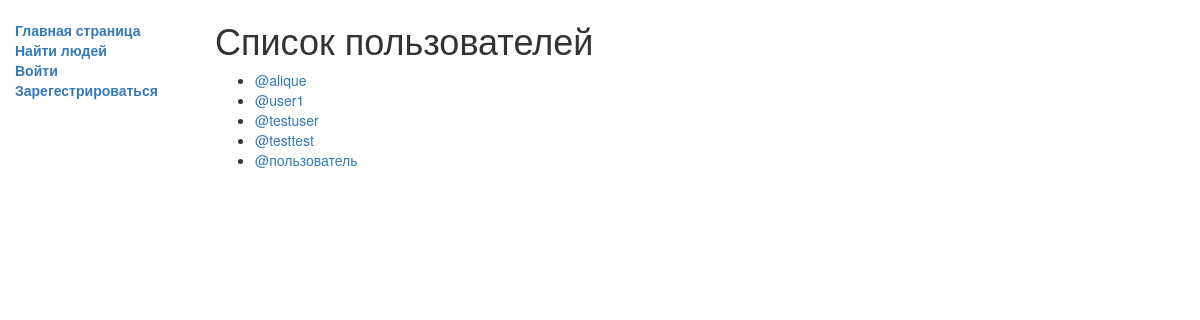
The page /blog/authors/ on the database its author committed.
### blog/models.py (models this page shows, shortened)
class CustomUser(AbstractUser):
    username = models.CharField(max_length=32, unique=True, help_text='Никнейм')
    email = models.EmailField(max_length=32, help_text='Электронная почта')
    first_name = models.CharField(max_length=32, help_text='Имя')
    last_name = models.CharField(max_length=32, help_text='Фамилия')
    avatar = models.ImageField('profile avatar', null=True, upload_to=f'uploads/{username}/', help_text='Аватар')

### blog/views.py (the view)
# urls.py: re_path(r'authors/$', views.UserListView.as_view(), name='users'),
class UserListView(ListView):
    model = models.CustomUser
    context_object_name = 'user_list'
    template_name = 'blog/users.html'
    def get_queryset(self):
        return models.CustomUser.objects.all()

### blog/templates/blog/users.html
{% extends "base_generic.html" %}
{% block content %}
<h1>Список пользователей</h1>
<ul class="userlist">
    {% for usr in user_list %}
    {% if usr.last_name and usr.first_name %}
    <li><a href="{% url 'user-detail' usr.username %}">@{{usr.username}} | {{usr.last_name}} {{usr.first_name}}</a></li>
    {%else%}
    <li><a href="{% url 'user-detail' usr.username %}">@{{usr.username}}</a></li>
    {%endif%}
    {%endfor%}
</ul>
{%endblock%}

### rows shown on the page
CustomUser: username "alique"
CustomUser: username "user1"
CustomUser: username "testuser"
CustomUser: username "testtest"
CustomUser: username "пользователь"
